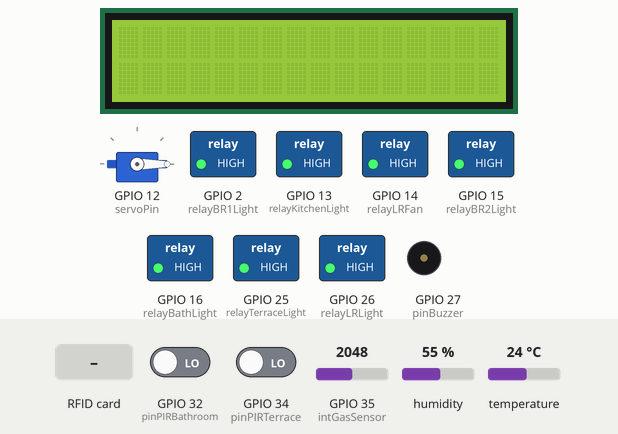
Recording of a sketch running on a simulated ESP32. Shown: 16×2 character LCD, servo, switched loads named in the sketch (green lamp = pin HIGH), buzzer (waves = sounding, pin HIGH). The test bench sets the inputs (shaded band); at power-on: GPIO 35 (intGasSensor) = 2048, GPIO 32 (pinPIRBathroom) LOW, GPIO 34 (pinPIRTerrace) LOW, humidity 55 %, temperature 24 °C. WiFi joins after 1.5 s; servers stay silent unless stated; uploads are accepted with an empty reply; what the sketch prints to the serial monitor is not drawn.

Above: at 4.8 s.
4.9 s: GPIO 35 (intGasSensor) set to 2941
6.7 s: GPIO 35 (intGasSensor) set to 3072
At 7.7 s:
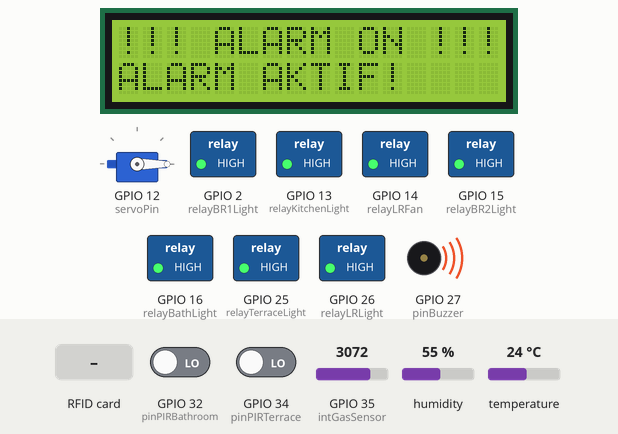
13.5 s: RFID card D7 7C 37 03 held to the reader
At 14.4 s:
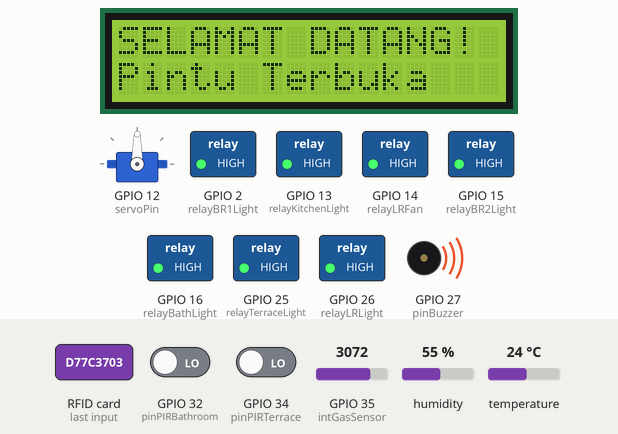
18.1 s: RFID card 5E 7A 19 C4 held to the reader
At 18.8 s:
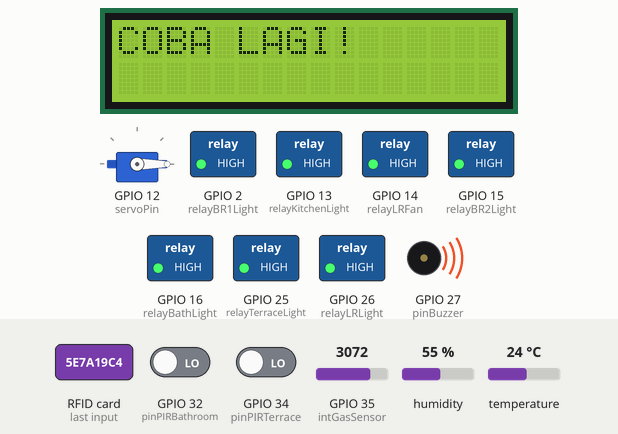
29.7 s: GPIO 32 (pinPIRBathroom) driven HIGH
At 33.17 s:
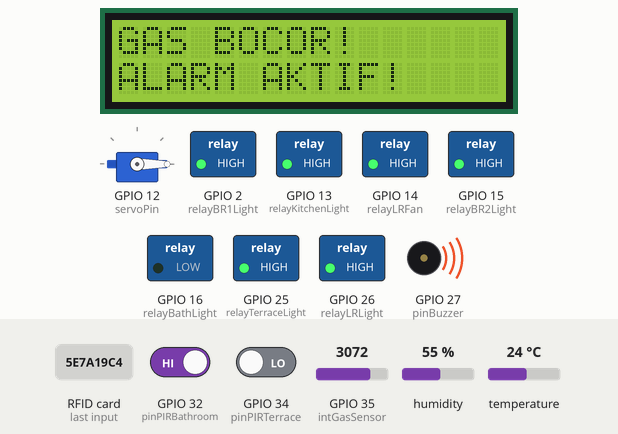
39.9 s: GPIO 32 (pinPIRBathroom) driven LOW
At 44.46 s:
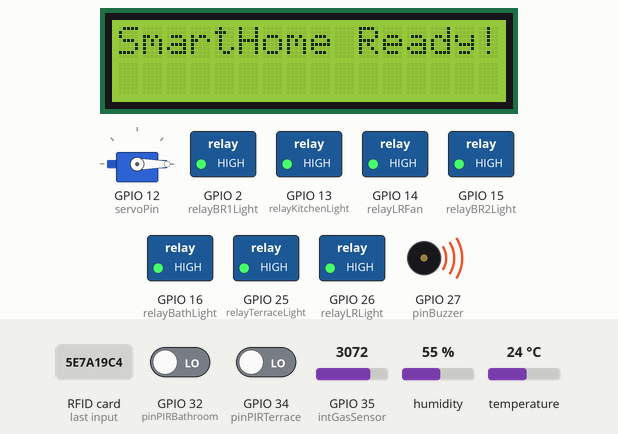
Timing chart, 0 to 99.0 s (numbered marks = the images above; inputs shaded):
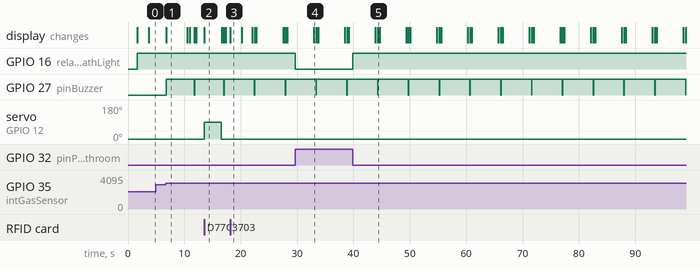

Measured:
- the behaviour switches between 3000 and 3001 on GPIO 35 (intGasSensor) (found by bisection; images 0 and 1)
- after the input at 6.7 s, GPIO 27 (pinBuzzer): LOW → HIGH after 0.05 s, → LOW 5.0 s later, → HIGH 0.07 s later; the display: changes after 0.06 s (image 1)
- after the input at 13.5 s, servo on GPIO 12 (servoPin): 0° → 90° after 0.07 s, → 0° 3.0 s later; the display: changes after 0.07 s (image 2)
- after the input at 18.1 s, the display: changes after 0.06 s (image 3)
- after the input at 29.7 s, GPIO 16 (relayBathLight): HIGH → LOW at once
- after the input at 39.9 s, GPIO 16 (relayBathLight): LOW → HIGH at once
- what the display in image 1 shows lasts 3.7 s, from 6.8 s to 10.5 s

The sketch:

SmartHome_Final_withHTTP.ino
```cpp
#include <WiFi.h>
#include <HTTPClient.h>
#include <ESP32Servo.h>
#include <DHT.h>
#include <Wire.h> // Required for I2C communication
#include <LiquidCrystal_I2C.h> // For LCD 16x2 with I2C
#include <SPI.h> // Required for MFRC522 RFID
#include <MFRC522.h> // Pustaka RFID MFRC522 standar

// Library for JSON parsing
#include <ArduinoJson.h>

// Wi-Fi credentials
const char* ssid = "my_technology";
const char* password = "35k4nu54marina";

// Node-RED server URLs
// PENTING: Ganti dengan alamat IP Node-RED Anda yang sebenarnya
// Contoh: const char* serverUrl = "http://192.168.1.100:1880/esp32_data";
const char* serverUrl = "http://127.0.0.1:1880/esp32_data"; // Endpoint untuk mengirim data sensor
const char* controlUrl = "http://127.0.0.1:1880/esp32_control"; // Endpoint untuk menerima perintah kontrol

// DHT22 sensor definition
#define DHTPIN 4
#define DHTTYPE DHT22
DHT dht(DHTPIN, DHTTYPE);

// RFID MFRC522 pin definitions
#define RST_PIN 17 // RFID RST pin
#define SS_PIN 5   // RFID SDA (SS/CS) pin
MFRC522 rfid(SS_PIN, RST_PIN); // Membuat instance MFRC522

// LCD 16x2 I2C definition
// Atur alamat LCD ke 0x27 atau 0x3F (periksa modul LCD Anda)
LiquidCrystal_I2C lcd(0x27, 16, 2);

// Servo (Door) definition
Servo doorServo;
const int servoOpenAngle = 90; // Sudut untuk pintu terbuka
const int servoCloseAngle = 0; // Sudut untuk pintu tertutup

// Pin assignments for sensors, actuators, and relays
const int pinPIRTerrace = 34;
const int pinPIRBathroom = 32;
const int intGasSensor = 35; // MQ-X sensor (analog input)
const int pinBuzzer = 27; // Alarm buzzer

const int relayTerraceLight = 25;
const int relayLRLight = 26;
const int relayLRFan = 14;
const int relayBathLight = 16;
const int relayBR1Light = 2;
const int relayBR2Light = 15;
const int relayKitchenLight = 13;
const int servoPin = 12;

// Global variables for state management and timing
unsigned long lastDHTReadMillis = 0;
const long DHT_READ_INTERVAL = 5000; // Baca DHT dan kirim data setiap 5 detik

// RFID access control state
// PENTING: UID kartu master Anda yang sebenarnya (D7 7C 37 03)
byte masterCardUID[] = {0xD7, 0x7C, 0x37, 0x03};
int rfidFailedAttempts = 0;
const int MAX_RFID_FAILED_ATTEMPTS = 3;
unsigned long alarmStartTime = 0;
const long ALARM_DURATION = 5000; // Durasi alarm dalam milidetik (5 detik)

// PIR Terrace Alarm state, dikontrol oleh Node-RED
bool pirTerraceAlarmArmed = false;

// Function prototypes
void setup_wifi();
void sendSensorData();
void handleRFID();
void handlePIRSensors();
void handleGasSensor();
void activateAlarm(long duration);
void updateRelayStatus(String relayName, bool state);
void sendControlRequest(); // Fungsi untuk meminta status kontrol dari Node-RED

void setup() {
  Serial.begin(115200);

  // Initialize Wi-Fi connection
  setup_wifi();

  // Initialize DHT sensor
  dht.begin();

  // Initialize LCD display
  Wire.begin(21, 22); // Initialize I2C communication for LCD (SDA, SCL)
  lcd.init();
  lcd.backlight();
  lcd.clear();
  lcd.setCursor(0, 0);
  lcd.print("SmartHome Init...");
  lcd.setCursor(0, 1);
  lcd.print("Connecting WiFi...");

  // Initialize RFID reader
  SPI.begin(18, 19, 23, 5); // Initialize SPI for RFID (SCK, MISO, MOSI, SS)
  rfid.PCD_Init();
  Serial.println("RFID initialized.");

  // Initialize Servo motor
  doorServo.attach(servoPin);
  doorServo.write(servoCloseAngle); // Pastikan pintu tertutup saat startup

  // Configure pin modes
  pinMode(pinPIRTerrace, INPUT);
  pinMode(pinPIRBathroom, INPUT);
  pinMode(intGasSensor, INPUT); // Analog input for gas sensor
  pinMode(pinBuzzer, OUTPUT);

  pinMode(relayTerraceLight, OUTPUT);
  pinMode(relayLRLight, OUTPUT);
  pinMode(relayLRFan, OUTPUT);
  pinMode(relayBathLight, OUTPUT);
  pinMode(relayBR1Light, OUTPUT);
  pinMode(relayBR2Light, OUTPUT);
  pinMode(relayKitchenLight, OUTPUT);

  // Set all relays OFF at startup (assuming active LOW relays: HIGH = OFF, LOW = ON)
  digitalWrite(relayTerraceLight, HIGH);
  digitalWrite(relayLRLight, HIGH);
  digitalWrite(relayLRFan, HIGH);
  digitalWrite(relayBathLight, HIGH);
  digitalWrite(relayBR1Light, HIGH);
  digitalWrite(relayBR2Light, HIGH);
  digitalWrite(relayKitchenLight, HIGH);
  digitalWrite(pinBuzzer, LOW); // Pastikan alarm buzzer mati

  // Initial LCD display after setup
  lcd.clear();
  lcd.setCursor(0, 0);
  lcd.print("SmartHome Ready!");
  delay(2000);
  lcd.clear();
}

void loop() {
  // Handle RFID access control logic
  handleRFID();

  // Handle PIR motion sensors logic
  handlePIRSensors();

  // Handle Gas sensor logic
  handleGasSensor();

  // Periodically send sensor data to Node-RED and request control states
  if (millis() - lastDHTReadMillis > DHT_READ_INTERVAL) {
    sendSensorData();
    sendControlRequest(); // Meminta status kontrol terbaru dari Node-RED
    lastDHTReadMillis = millis();
  }

  // Manage alarm activation and duration
  if (alarmStartTime > 0 && millis() - alarmStartTime < ALARM_DURATION) {
    digitalWrite(pinBuzzer, HIGH); // Nyalakan buzzer
    lcd.setCursor(0, 0);
    lcd.print("!!! ALARM ON !!!");
  } else if (alarmStartTime > 0 && millis() - alarmStartTime >= ALARM_DURATION) {
    digitalWrite(pinBuzzer, LOW); // Matikan buzzer
    alarmStartTime = 0; // Reset timer alarm
    lcd.clear();
    lcd.setCursor(0, 0);
    lcd.print("SmartHome Ready!"); // Kembali ke tampilan normal
  }
}

// Function to connect ESP32 to Wi-Fi network
void setup_wifi() {
  delay(10);
  Serial.println();
  Serial.print("Connecting to ");
  Serial.println(ssid);

  WiFi.begin(ssid, password);

  int retries = 0;
  while (WiFi.status() != WL_CONNECTED && retries < 20) {
    delay(500);
    Serial.print(".");
    retries++;
  }

  if (WiFi.status() == WL_CONNECTED) {
    Serial.println("");
    Serial.println("WiFi connected");
    Serial.print("IP address: ");
    Serial.println(WiFi.localIP());
    lcd.setCursor(0, 1);
    lcd.print("IP: ");
    lcd.print(WiFi.localIP());
  } else {
    Serial.println("");
    Serial.println("WiFi connection FAILED. Retrying...");
    lcd.setCursor(0, 1);
    lcd.print("WiFi FAILED!");
    delay(5000); // Wait before retrying
    ESP.restart(); // Restart ESP32 to attempt reconnection
  }
}

// Function to send sensor data to Node-RED via HTTP POST
void sendSensorData() {
  if (WiFi.status() != WL_CONNECTED) {
    setup_wifi(); // Attempt to reconnect if WiFi is disconnected
    return;
  }

  HTTPClient http;
  http.begin(serverUrl);
  http.addHeader("Content-Type", "application/json");

  // Read sensor values
  float t = dht.readTemperature();
  float h = dht.readHumidity();
  int gasValue = analogRead(intGasSensor); // Menggunakan intGasSensor
  bool pirTerraceDetected = digitalRead(pinPIRTerrace);
  bool pirBathroomDetected = digitalRead(pinPIRBathroom);

  // Handle invalid DHT sensor readings
  if (isnan(t) || isnan(h)) {
    Serial.println("Failed to read from DHT sensor!");
    t = 0; // Default to 0 or last known good value if reading fails
    h = 0;
  }

  // Create JSON payload for sensor data
  StaticJsonDocument<512> doc; // Menentukan ukuran untuk StaticJsonDocument
  doc["temperature"] = t;
  doc["humidity"] = h;
  doc["gas_value"] = gasValue;
  doc["pir_terrace_detected"] = pirTerraceDetected;
  doc["pir_bathroom_detected"] = pirBathroomDetected;
  doc["rfid_failed_attempts"] = rfidFailedAttempts; // Include RFID failed attempts count
  doc["alarm_active"] = (alarmStartTime > 0); // Include current alarm status

  String payload;
  serializeJson(doc, payload); // Serialize JSON document to a String

  Serial.print("Sending sensor data: ");
  Serial.println(payload);

  int httpCode = http.POST(payload); // Send HTTP POST request

  if (httpCode == HTTP_CODE_OK) {
    String response = http.getString();
    Serial.println("Response from Node-RED (data send): " + response);
    // No specific response parsing needed here, control commands are handled by sendControlRequest
  } else {
    Serial.printf("HTTP POST error (sendSensorData): %s\n", http.errorToString(httpCode).c_str());
  }

  http.end(); // Close HTTP connection
}

// Function to request and receive control commands from Node-RED via HTTP POST
void sendControlRequest() {
  if (WiFi.status() != WL_CONNECTED) {
    setup_wifi(); // Attempt to reconnect if WiFi is disconnected
    return;
  }

  HTTPClient http;
  http.begin(controlUrl); // Use the dedicated control URL
  http.addHeader("Content-Type", "application/json");

  // Send a dummy payload or an empty JSON object to trigger Node-RED to send control states
  String payload = "{}";

  Serial.print("Requesting control data: ");
  Serial.println(payload);

  int httpCode = http.POST(payload); // Send HTTP POST request (or GET if Node-RED is configured for it)

  if (httpCode == HTTP_CODE_OK) {
    String response = http.getString();
    Serial.println("Response from Node-RED (control): " + response);

    // Parse JSON response for control commands
    StaticJsonDocument<1024> doc; // Menentukan ukuran untuk StaticJsonDocument (mungkin butuh lebih besar untuk kontrol)
    DeserializationError error = deserializeJson(doc, response);

    if (error) {
      Serial.print(F("deserializeJson() failed: "));
      Serial.println(error.f_str());
      return;
    }

    // Update relay states based on Node-RED commands
    if (doc.containsKey("terrace_light")) {
      updateRelayStatus("Terrace Light", doc["terrace_light"]);
    }
    if (doc.containsKey("living_light")) {
      updateRelayStatus("Living Light", doc["living_light"]);
    }
    if (doc.containsKey("living_fan")) {
      updateRelayStatus("Living Fan", doc["living_fan"]);
    }
    if (doc.containsKey("bathroom_light")) {
      updateRelayStatus("Bathroom Light", doc["bathroom_light"]);
    }
    if (doc.containsKey("bedroom1_light")) {
      updateRelayStatus("Bedroom 1 Light", doc["bedroom1_light"]);
    }
    if (doc.containsKey("bedroom2_light")) {
      updateRelayStatus("Bedroom 2 Light", doc["bedroom2_light"]);
    }
    if (doc.containsKey("kitchen_light")) {
      updateRelayStatus("Kitchen Light", doc["kitchen_light"]);
    }

    // Update PIR Terrace Alarm arming status based on Node-RED command
    if (doc.containsKey("pir_terrace_alarm_armed")) {
      pirTerraceAlarmArmed = doc["pir_terrace_alarm_armed"];
      Serial.print("PIR Terrace Alarm Armed: ");
      Serial.println(pirTerraceAlarmArmed ? "TRUE" : "FALSE");
    }

  } else {
    Serial.printf("HTTP POST error (sendControlRequest): %s\n", http.errorToString(httpCode).c_str());
  }

  http.end(); // Close HTTP connection
}

// Helper function to update relay status
void updateRelayStatus(String relayName, bool state) {
  int pin = -1;
  if (relayName == "Terrace Light") pin = relayTerraceLight;
  else if (relayName == "Living Light") pin = relayLRLight;
  else if (relayName == "Living Fan") pin = relayLRFan;
  else if (relayName == "Bathroom Light") pin = relayBathLight;
  else if (relayName == "Bedroom 1 Light") pin = relayBR1Light;
  else if (relayName == "Bedroom 2 Light") pin = relayBR2Light;
  else if (relayName == "Kitchen Light") pin = relayKitchenLight;

  if (pin != -1) {
    // Assuming active LOW relays: LOW = ON, HIGH = OFF
    digitalWrite(pin, state ? LOW : HIGH);
    Serial.print(relayName);
    Serial.print(" set to: ");
    Serial.println(state ? "ON" : "OFF");
  }
}

// Function to handle RFID access control
void handleRFID() {
  // Check if a new card is present
  if (!rfid.PICC_IsNewCardPresent()) {
    return;
  }

  // Select the card
  if (!rfid.PICC_ReadCardSerial()) {
    return;
  }

  // Print PICC type for debugging (tanpa PICC_Type_str)
  Serial.print("PICC type SAK: 0x"); // Menambahkan cetak SAK
  Serial.println(rfid.uid.sak, HEX); // Mencetak SAK dalam heksadesimal

  // Construct UID string from the scanned card
  Serial.print("UID Tag :");
  String currentCardUID = "";
  for (byte i = 0; i < rfid.uid.size; i++) {
    Serial.print(rfid.uid.uidByte[i] < 0x10 ? " 0" : " ");
    Serial.print(rfid.uid.uidByte[i], HEX);
    currentCardUID += String(rfid.uid.uidByte[i] < 0x10 ? "0" : "");
    currentCardUID += String(rfid.uid.uidByte[i], HEX);
  }
  Serial.println();
  currentCardUID.toUpperCase(); // Convert to uppercase for consistent comparison

  // Compare scanned UID with the master card UID
  bool uidMatch = true;
  if (rfid.uid.size != sizeof(masterCardUID)) {
    uidMatch = false;
  } else {
    for (byte i = 0; i < rfid.uid.size; i++) {
      if (rfid.uid.uidByte[i] != masterCardUID[i]) {
        uidMatch = false;
        break;
      }
    }
  }

  if (uidMatch) {
    Serial.println("Access Granted!");
    lcd.clear();
    lcd.setCursor(0, 0);
    lcd.print("SELAMAT DATANG!");
    lcd.setCursor(0, 1);
    lcd.print("Pintu Terbuka");
    doorServo.write(servoOpenAngle); // Open door
    delay(3000); // Keep door open for 3 seconds
    doorServo.write(servoCloseAngle); // Close door
    rfidFailedAttempts = 0; // Reset failed attempts on successful access
    lcd.clear();
  } else {
    Serial.println("Access Denied!");
    lcd.clear();
    lcd.setCursor(0, 0);
    lcd.print("COBA LAGI!");
    rfidFailedAttempts++;
    if (rfidFailedAttempts >= MAX_RFID_FAILED_ATTEMPTS) {
      Serial.println("Too many failed attempts! Activating alarm.");
      lcd.setCursor(0, 1);
      lcd.print("ALARM AKTIF!");
      activateAlarm(ALARM_DURATION);
      rfidFailedAttempts = 0; // Reset after alarm activation
    }
    delay(2000); // Display "COBA LAGI" for 2 seconds
    lcd.clear();
  }

  rfid.PICC_HaltA(); // Halt PICC (Personal Identification Card)
  rfid.PCD_StopCrypto1(); // Stop encryption on PCD (Proximity Coupling Device)
}

// Function to handle PIR motion sensors
void handlePIRSensors() {
  // PIR Kamar Mandi (Automatic Light)
  int pirBathroomState = digitalRead(pinPIRBathroom);
  if (pirBathroomState == HIGH) {
    // Motion detected in bathroom, turn on light
    digitalWrite(relayBathLight, LOW); // ON (assuming active LOW relay)
    Serial.println("Motion detected in Bathroom. Light ON.");
  } else {
    // No motion, turn off light
    digitalWrite(relayBathLight, HIGH); // OFF (assuming active LOW relay)
  }

  // PIR Teras (Home Alarm System)
  int pirTerraceState = digitalRead(pinPIRTerrace);
  if (pirTerraceAlarmArmed && pirTerraceState == HIGH) {
    // Alarm is armed (from Node-RED) and motion detected on terrace
    Serial.println("PIR Terrace ALARM TRIGGERED!");
    lcd.clear();
    lcd.setCursor(0, 0);
    lcd.print("PIR Teras ALARM!");
    activateAlarm(ALARM_DURATION);
  }
}

// Function to handle Gas sensor
void handleGasSensor() {
  int gasValue = analogRead(intGasSensor); // Menggunakan intGasSensor
  Serial.print("Gas Sensor Value: ");
  Serial.println(gasValue);

  if (gasValue > 3000) { // Threshold for gas detection (adjust as per sensor calibration)
    Serial.println("Gas Leak Detected! Activating alarm.");
    lcd.clear();
    lcd.setCursor(0, 0);
    lcd.print("GAS BOCOR!");
    lcd.setCursor(0, 1);
    lcd.print("ALARM AKTIF!");
    activateAlarm(ALARM_DURATION);
  }
}

// Function to activate the alarm (buzzer) for a specified duration
void activateAlarm(long duration) {
  if (alarmStartTime == 0) { // Only activate if the alarm is not already active
    alarmStartTime = millis();
    digitalWrite(pinBuzzer, HIGH); // Turn on buzzer
    Serial.println("Alarm activated.");
  }
}
```
